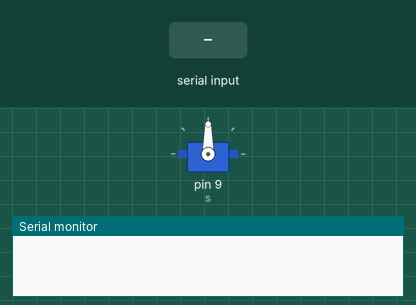
A sketch run on a simulated Arduino Uno, built with avr-gcc and run on an emulated ATmega328P. Parts: servo, the last lines printed to the serial monitor. Inputs (shaded band) come from the test bench.

Above: at 1.2 s.
1.3 s: "90,45\n" received over Serial
At 2.3 s:
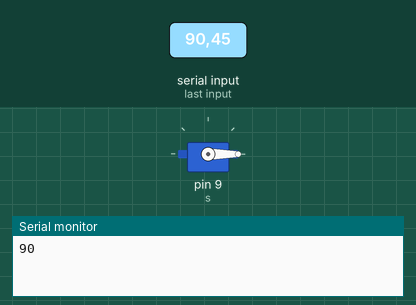
Timing chart, 0 to 4.3 s (numbered marks = the images above; inputs shaded):
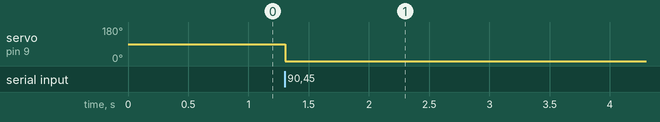

The sketch:

brushless.ino
```cpp
#include<Servo.h>
Servo s;
int x;
void setup() {
  // put your setup code here, to run once:
  Serial.begin(9600);
  Serial.setTimeout(100);
  s.attach(9);
}

void loop() {
  // put your main code here, to run repeatedly:
  if (Serial.available() > 0)
  {
     x = String(Serial.readStringUntil('\n')).toInt();
     Serial.println(x);
     s.writeMicroseconds(x);
//     analogWrite(x, 9);
  }
}
```

Measured:
- after the input at 1.3 s, servo on pin 9 (s): 90° → 0° at once
